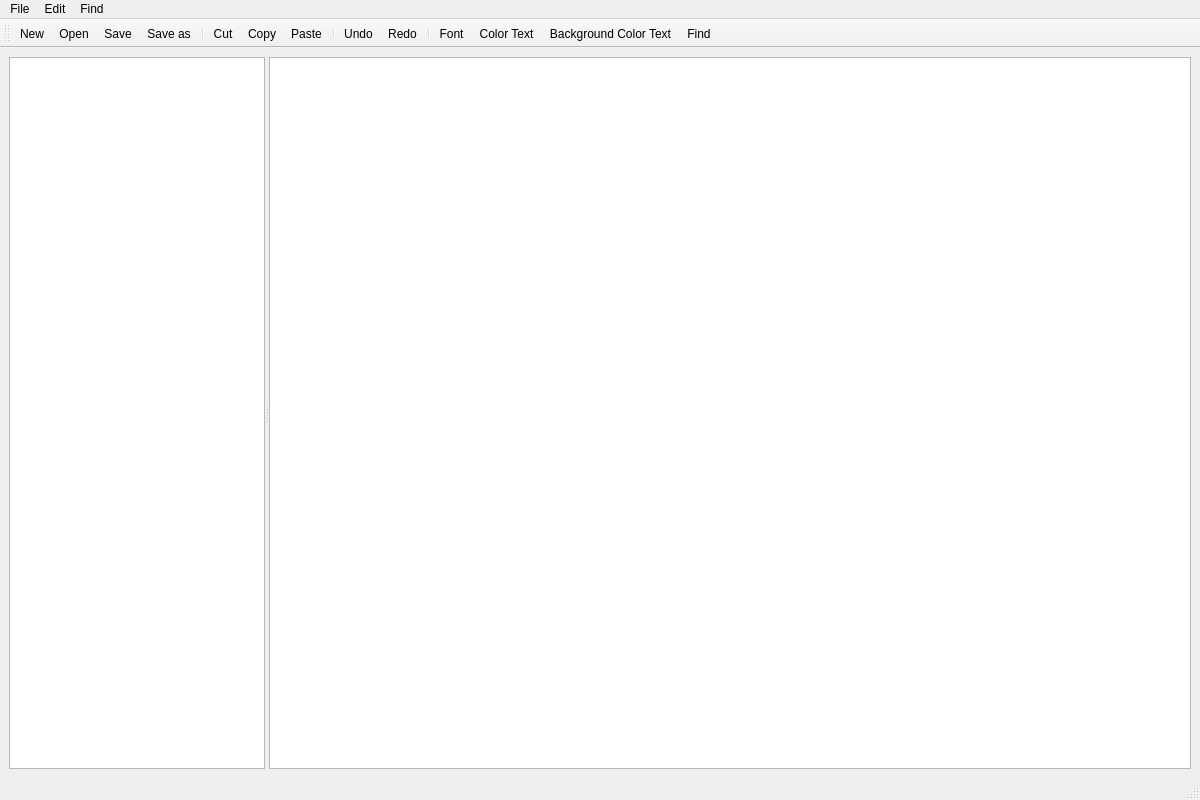
<?xml version="1.0" encoding="UTF-8"?>
<ui version="4.0">
 <class>MainWindow</class>
 <widget class="QMainWindow" name="MainWindow">
  <property name="geometry">
   <rect>
    <x>0</x>
    <y>0</y>
    <width>1200</width>
    <height>800</height>
   </rect>
  </property>
  <property name="windowTitle">
   <string>utext</string>
  </property>
  <widget class="QWidget" name="centralwidget">
   <layout class="QHBoxLayout" name="horizontalLayout">
    <item>
     <widget class="QSplitter" name="splitter">
      <property name="minimumSize">
       <size>
        <width>10</width>
        <height>0</height>
       </size>
      </property>
      <property name="orientation">
       <enum>Qt::Horizontal</enum>
      </property>
      <widget class="QTreeView" name="treeView">
       <property name="sizePolicy">
        <sizepolicy hsizetype="Expanding" vsizetype="Expanding">
         <horstretch>0</horstretch>
         <verstretch>0</verstretch>
        </sizepolicy>
       </property>
       <property name="minimumSize">
        <size>
         <width>100</width>
         <height>0</height>
        </size>
       </property>
       <property name="cursor" stdset="0">
        <cursorShape>PointingHandCursor</cursorShape>
       </property>
       <property name="editTriggers">
        <set>QAbstractItemView::NoEditTriggers</set>
       </property>
       <property name="animated">
        <bool>true</bool>
       </property>
       <property name="headerHidden">
        <bool>true</bool>
       </property>
       <property name="expandsOnDoubleClick">
        <bool>false</bool>
       </property>
       <attribute name="headerShowSortIndicator" stdset="0">
        <bool>false</bool>
       </attribute>
      </widget>
      <widget class="QTextEdit" name="textEdit">
       <property name="sizePolicy">
        <sizepolicy hsizetype="Minimum" vsizetype="Expanding">
         <horstretch>1</horstretch>
         <verstretch>0</verstretch>
        </sizepolicy>
       </property>
       <property name="minimumSize">
        <size>
         <width>0</width>
         <height>0</height>
        </size>
       </property>
      </widget>
     </widget>
    </item>
   </layout>
  </widget>
  <widget class="QMenuBar" name="menubar">
   <property name="geometry">
    <rect>
     <x>0</x>
     <y>0</y>
     <width>1200</width>
     <height>25</height>
    </rect>
   </property>
   <widget class="QMenu" name="menuFile">
    <property name="title">
     <string>File</string>
    </property>
    <addaction name="actionNew"/>
    <addaction name="actionOpen"/>
    <addaction name="separator"/>
    <addaction name="actionSave"/>
    <addaction name="actionSave_as"/>
   </widget>
   <widget class="QMenu" name="menuEdit">
    <property name="title">
     <string>Edit</string>
    </property>
    <addaction name="actionCut"/>
    <addaction name="actionCopy"/>
    <addaction name="actionPaste"/>
    <addaction name="separator"/>
    <addaction name="actionUndo"/>
    <addaction name="actionRedo"/>
    <addaction name="separator"/>
    <addaction name="actionFont"/>
    <addaction name="actionColor"/>
    <addaction name="actionBackground_Color"/>
   </widget>
   <widget class="QMenu" name="menuFind">
    <property name="title">
     <string>Find</string>
    </property>
    <addaction name="actionFind"/>
   </widget>
   <addaction name="menuFile"/>
   <addaction name="menuEdit"/>
   <addaction name="menuFind"/>
  </widget>
  <widget class="QStatusBar" name="statusbar"/>
  <widget class="QToolBar" name="toolBar">
   <property name="enabled">
    <bool>true</bool>
   </property>
   <property name="windowTitle">
    <string>toolBar</string>
   </property>
   <property name="movable">
    <bool>true</bool>
   </property>
   <attribute name="toolBarArea">
    <enum>TopToolBarArea</enum>
   </attribute>
   <attribute name="toolBarBreak">
    <bool>false</bool>
   </attribute>
   <addaction name="actionNew"/>
   <addaction name="actionOpen"/>
   <addaction name="actionSave"/>
   <addaction name="actionSave_as"/>
   <addaction name="separator"/>
   <addaction name="actionCut"/>
   <addaction name="actionCopy"/>
   <addaction name="actionPaste"/>
   <addaction name="separator"/>
   <addaction name="actionUndo"/>
   <addaction name="actionRedo"/>
   <addaction name="separator"/>
   <addaction name="actionFont"/>
   <addaction name="actionColor"/>
   <addaction name="actionBackground_Color"/>
   <addaction name="actionFind"/>
  </widget>
  <action name="actionNew">
   <property name="icon">
    <iconset resource="../resources/myres.qrc">
     <normaloff>:/new.png</normaloff>:/new.png</iconset>
   </property>
   <property name="text">
    <string>New</string>
   </property>
   <property name="shortcut">
    <string>Ctrl+N</string>
   </property>
  </action>
  <action name="actionOpen">
   <property name="icon">
    <iconset resource="../resources/myres.qrc">
     <normaloff>:/open.png</normaloff>:/open.png</iconset>
   </property>
   <property name="text">
    <string>Open</string>
   </property>
   <property name="shortcut">
    <string>Ctrl+O</string>
   </property>
  </action>
  <action name="actionSave">
   <property name="icon">
    <iconset resource="../resources/myres.qrc">
     <normaloff>:/save.png</normaloff>:/save.png</iconset>
   </property>
   <property name="text">
    <string>Save</string>
   </property>
   <property name="shortcut">
    <string>Ctrl+S</string>
   </property>
  </action>
  <action name="actionSave_as">
   <property name="icon">
    <iconset resource="../resources/myres.qrc">
     <normaloff>:/save-as.png</normaloff>:/save-as.png</iconset>
   </property>
   <property name="text">
    <string>Save as</string>
   </property>
   <property name="shortcut">
    <string>Ctrl+Shift+S</string>
   </property>
  </action>
  <action name="actionCut">
   <property name="icon">
    <iconset resource="../resources/myres.qrc">
     <normaloff>:/cut.png</normaloff>:/cut.png</iconset>
   </property>
   <property name="text">
    <string>Cut</string>
   </property>
   <property name="shortcut">
    <string>Ctrl+X</string>
   </property>
  </action>
  <action name="actionCopy">
   <property name="icon">
    <iconset resource="../resources/myres.qrc">
     <normaloff>:/copy.png</normaloff>:/copy.png</iconset>
   </property>
   <property name="text">
    <string>Copy</string>
   </property>
   <property name="shortcut">
    <string>Ctrl+C</string>
   </property>
  </action>
  <action name="actionPaste">
   <property name="icon">
    <iconset resource="../resources/myres.qrc">
     <normaloff>:/paste.png</normaloff>:/paste.png</iconset>
   </property>
   <property name="text">
    <string>Paste</string>
   </property>
   <property name="shortcut">
    <string>Ctrl+V</string>
   </property>
  </action>
  <action name="actionRedo">
   <property name="icon">
    <iconset resource="../resources/myres.qrc">
     <normaloff>:/redo.png</normaloff>:/redo.png</iconset>
   </property>
   <property name="text">
    <string>Redo</string>
   </property>
   <property name="shortcut">
    <string>Ctrl+Y</string>
   </property>
  </action>
  <action name="actionUndo">
   <property name="icon">
    <iconset resource="../resources/myres.qrc">
     <normaloff>:/undo.png</normaloff>:/undo.png</iconset>
   </property>
   <property name="text">
    <string>Undo</string>
   </property>
   <property name="shortcut">
    <string>Ctrl+Z</string>
   </property>
  </action>
  <action name="actionFont">
   <property name="icon">
    <iconset resource="../resources/myres.qrc">
     <normaloff>:/font.png</normaloff>:/font.png</iconset>
   </property>
   <property name="text">
    <string>Font</string>
   </property>
  </action>
  <action name="actionColor">
   <property name="icon">
    <iconset resource="../resources/myres.qrc">
     <normaloff>:/color.png</normaloff>:/color.png</iconset>
   </property>
   <property name="text">
    <string>Color Text</string>
   </property>
  </action>
  <action name="actionBackground_Color">
   <property name="icon">
    <iconset resource="../resources/myres.qrc">
     <normaloff>:/background_color.png</normaloff>:/background_color.png</iconset>
   </property>
   <property name="text">
    <string>Background Color Text</string>
   </property>
  </action>
  <action name="actionFind">
   <property name="icon">
    <iconset resource="../resources/myres.qrc">
     <normaloff>:/find.png</normaloff>:/find.png</iconset>
   </property>
   <property name="text">
    <string>Find</string>
   </property>
   <property name="shortcut">
    <string>Ctrl+F</string>
   </property>
  </action>
  <action name="actionReplace">
   <property name="text">
    <string>Replace</string>
   </property>
  </action>
 </widget>
 <resources>
  <include location="../resources/myres.qrc"/>
 </resources>
 <connections/>
</ui>
